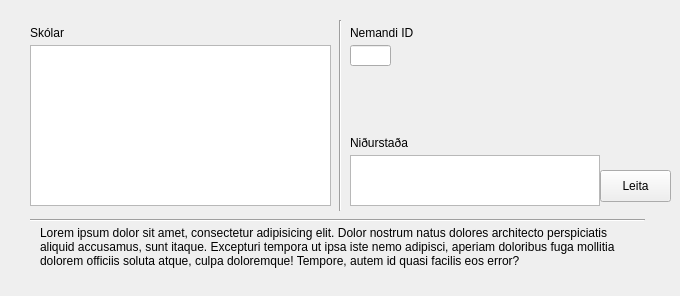
      <widget class="QWidget" name="studentsTabCreate_2">
       <attribute name="title">
        <string>Nemandi</string>
       </attribute>
       <widget class="QLabel" name="label_39">
        <property name="geometry">
         <rect>
          <x>40</x>
          <y>226</y>
          <width>595</width>
          <height>61</height>
         </rect>
        </property>
        <property name="text">
         <string>Lorem ipsum dolor sit amet, consectetur adipisicing elit. Dolor nostrum natus dolores architecto perspiciatis aliquid accusamus, sunt itaque. Excepturi tempora ut ipsa iste nemo adipisci, aperiam doloribus fuga mollitia dolorem officiis soluta atque, culpa doloremque! Tempore, autem id quasi facilis eos error?</string>
        </property>
        <property name="textFormat">
         <enum>Qt::AutoText</enum>
        </property>
        <property name="scaledContents">
         <bool>false</bool>
        </property>
        <property name="alignment">
         <set>Qt::AlignLeading|Qt::AlignLeft|Qt::AlignTop</set>
        </property>
        <property name="wordWrap">
         <bool>true</bool>
        </property>
       </widget>
       <widget class="Line" name="line_14">
        <property name="geometry">
         <rect>
          <x>30</x>
          <y>210</y>
          <width>615</width>
          <height>20</height>
         </rect>
        </property>
        <property name="orientation">
         <enum>Qt::Horizontal</enum>
        </property>
       </widget>
       <widget class="QTreeWidget" name="treeWidget_21">
        <property name="geometry">
         <rect>
          <x>30</x>
          <y>45</y>
          <width>301</width>
          <height>161</height>
         </rect>
        </property>
        <property name="alternatingRowColors">
         <bool>true</bool>
        </property>
        <property name="columnCount">
         <number>0</number>
        </property>
       </widget>
       <widget class="QLabel" name="label_88">
        <property name="geometry">
         <rect>
          <x>30</x>
          <y>20</y>
          <width>101</width>
          <height>20</height>
         </rect>
        </property>
        <property name="text">
         <string>Skólar</string>
        </property>
        <property name="alignment">
         <set>Qt::AlignBottom|Qt::AlignLeading|Qt::AlignLeft</set>
        </property>
       </widget>
       <widget class="QLabel" name="label_89">
        <property name="geometry">
         <rect>
          <x>350</x>
          <y>130</y>
          <width>101</width>
          <height>20</height>
         </rect>
        </property>
        <property name="text">
         <string>Niðurstaða</string>
        </property>
        <property name="alignment">
         <set>Qt::AlignBottom|Qt::AlignLeading|Qt::AlignLeft</set>
        </property>
       </widget>
       <widget class="QPushButton" name="pushButton_20">
        <property name="geometry">
         <rect>
          <x>600</x>
          <y>170</y>
          <width>71</width>
          <height>32</height>
         </rect>
        </property>
        <property name="text">
         <string>Leita</string>
        </property>
       </widget>
       <widget class="QTreeWidget" name="treeWidget_22">
        <property name="geometry">
         <rect>
          <x>350</x>
          <y>155</y>
          <width>250</width>
          <height>51</height>
         </rect>
        </property>
        <property name="alternatingRowColors">
         <bool>false</bool>
        </property>
        <property name="columnCount">
         <number>0</number>
        </property>
       </widget>
       <widget class="QLabel" name="label_90">
        <property name="geometry">
         <rect>
          <x>350</x>
          <y>20</y>
          <width>101</width>
          <height>20</height>
         </rect>
        </property>
        <property name="text">
         <string>Nemandi ID</string>
        </property>
        <property name="alignment">
         <set>Qt::AlignBottom|Qt::AlignLeading|Qt::AlignLeft</set>
        </property>
       </widget>
       <widget class="QLineEdit" name="lineEdit_17">
        <property name="geometry">
         <rect>
          <x>350</x>
          <y>45</y>
          <width>41</width>
          <height>21</height>
         </rect>
        </property>
        <property name="text">
         <string/>
        </property>
        <property name="maxLength">
         <number>11</number>
        </property>
        <property name="clearButtonEnabled">
         <bool>false</bool>
        </property>
       </widget>
       <widget class="Line" name="line_54">
        <property name="geometry">
         <rect>
          <x>330</x>
          <y>20</y>
          <width>20</width>
          <height>191</height>
         </rect>
        </property>
        <property name="orientation">
         <enum>Qt::Vertical</enum>
        </property>
       </widget>
      </widget>
